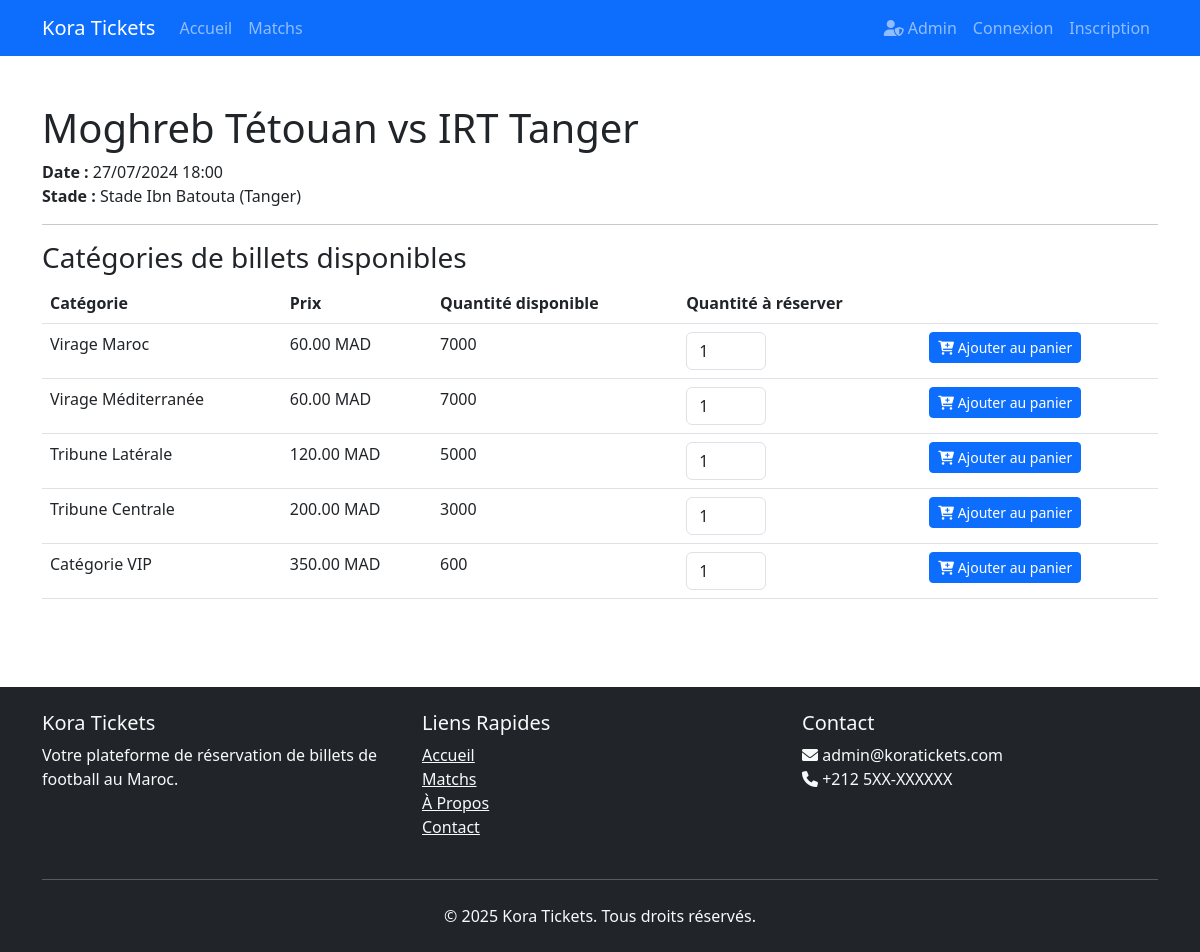
The app's page /tickets.php?match_id=3 with its own data.
### tables this page shows
CREATE TABLE `matches` (
  `id` int(11) NOT NULL,
  `home_team` varchar(100) NOT NULL,
  `away_team` varchar(100) NOT NULL,
  `match_date` datetime NOT NULL,
  `stadium_id` int(11) NOT NULL,
  `description` text DEFAULT NULL,
  `image_url` varchar(255) DEFAULT NULL,
  `created_at` timestamp NOT NULL DEFAULT current_timestamp(),
  `updated_at` timestamp NOT NULL DEFAULT current_timestamp() ON UPDATE current_timestamp()
);

CREATE TABLE `stadiums` (
  `id` int(11) NOT NULL,
  `name` varchar(100) NOT NULL,
  `location` varchar(255) NOT NULL,
  `capacity` int(11) NOT NULL,
  `created_at` timestamp NOT NULL DEFAULT current_timestamp()
);

CREATE TABLE `ticket_categories` (
  `id` int(11) NOT NULL,
  `match_id` int(11) NOT NULL,
  `name` varchar(100) NOT NULL,
  `price` decimal(10,2) NOT NULL,
  `total_quantity` int(11) NOT NULL,
  `available_quantity` int(11) NOT NULL,
  `created_at` timestamp NOT NULL DEFAULT current_timestamp()
);

### tickets.php (the view, shortened to what this page needs)
<?php
require_once __DIR__ . '/includes/header.php';
$match_id = (int)$_GET['match_id'];
$stmt = $conn->prepare("
    SELECT m.*, s.name as stadium_name, s.location as stadium_location
    FROM matches m
    JOIN stadiums s ON m.stadium_id = s.id
    WHERE m.id = ?
");
$stmt->execute([$match_id]);
$match = $stmt->fetch(PDO::FETCH_ASSOC);
$stmt = $conn->prepare("
    SELECT *
    FROM ticket_categories
    WHERE match_id = ? AND available_quantity > 0
    ORDER BY price ASC
");
$stmt->execute([$match_id]);
$categories = $stmt->fetchAll(PDO::FETCH_ASSOC);
?>
<div class="container py-4">
    <h1>
        <?php echo htmlspecialchars($match['home_team']); ?> vs <?php echo htmlspecialchars($match['away_team']); ?>
    </h1>
    <p>
        <strong>Date :</strong> <?php echo date('d/m/Y H:i', strtotime($match['match_date'])); ?><br>
        <strong>Stade :</strong> <?php echo htmlspecialchars($match['stadium_name']); ?> (<?php echo htmlspecialchars($match['stadium_location']); ?>)
    </p>
    <hr>
    <h3>Catégories de billets disponibles</h3>
    <?php if (empty($categories)): ?>
        <div class="alert alert-warning">Aucune catégorie de billet disponible pour ce match.</div>
    <?php else: ?>
        <table class="table">
            <thead>
                <tr>
                    <th>Catégorie</th>
                    <th>Prix</th>
                    <th>Quantité disponible</th>
                    <th>Quantité à réserver</th>
                    <th></th>
                </tr>
            </thead>
            <tbody>
                <?php foreach ($categories as $cat): ?>
                    <tr>
                        <td><?php echo htmlspecialchars($cat['name']); ?></td>
                        <td><?php echo number_format($cat['price'], 2); ?> MAD</td>
                        <td><?php echo $cat['available_quantity']; ?></td>
                        <td>
                            <input type="number" id="qty_<?php echo $cat['id']; ?>" min="1" max="<?php echo $cat['available_quantity']; ?>" value="1" class="form-control" style="width:80px;">
                        </td>
                        <td>
                            <button class="btn btn-primary btn-sm" onclick="addToCart(<?php echo $cat['id']; ?>)">
                                <i class="fas fa-cart-plus"></i> Ajouter au panier
                            </button>
                        </td>
                    </tr>
                <?php endforeach; ?>
            </tbody>
        </table>
    <?php endif; ?>
</div>
<?php require_once __DIR__ . '/includes/footer.php'; ?>

### assets/css/style.css (style rules this page uses)
body { min-height: 100vh; display: flex; flex-direction: column; }
.btn-primary { background-color: #0d6efd; border-color: #0d6efd; }

### records on screen
matches: home_team "Moghreb Tétouan", away_team "IRT Tanger", match_date "27/07/2024 18:00", stadium.name "Stade Ibn Batouta", stadium.location "Tanger"
ticket_categories: name "Virage Maroc", price "60.00", available_quantity "7000"
ticket_categories: name "Virage Méditerranée", price "60.00", available_quantity "7000"
ticket_categories: name "Tribune Latérale", price "120.00", available_quantity "5000"
ticket_categories: name "Tribune Centrale", price "200.00", available_quantity "3000"
ticket_categories: name "Catégorie VIP", price "350.00", available_quantity "600"

### other values on screen
SITE_NAME "Kora Tickets"
ADMIN_EMAIL "admin@koratickets.com"
